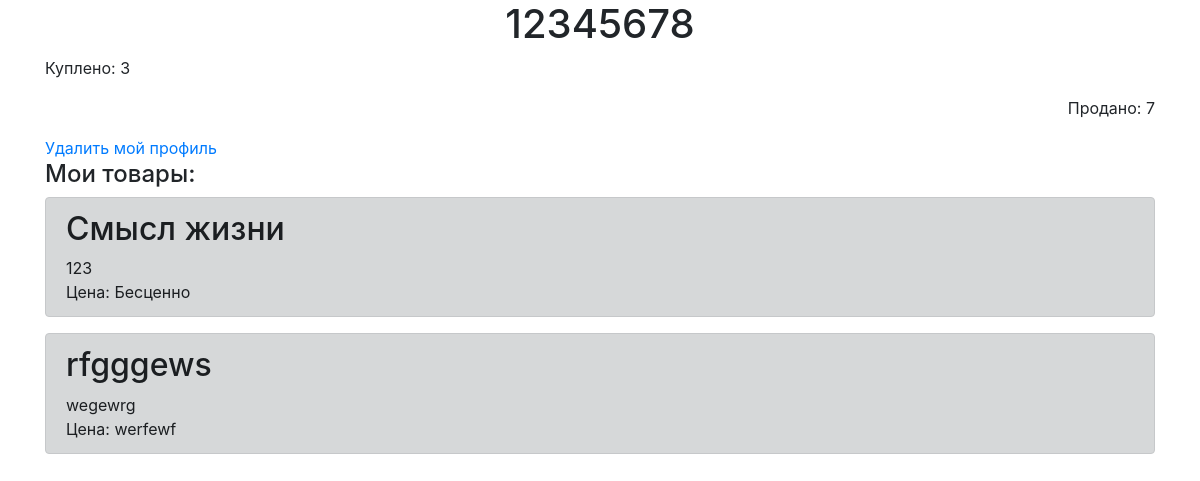
The page /my_page (signed in) on the database as committed earlier.
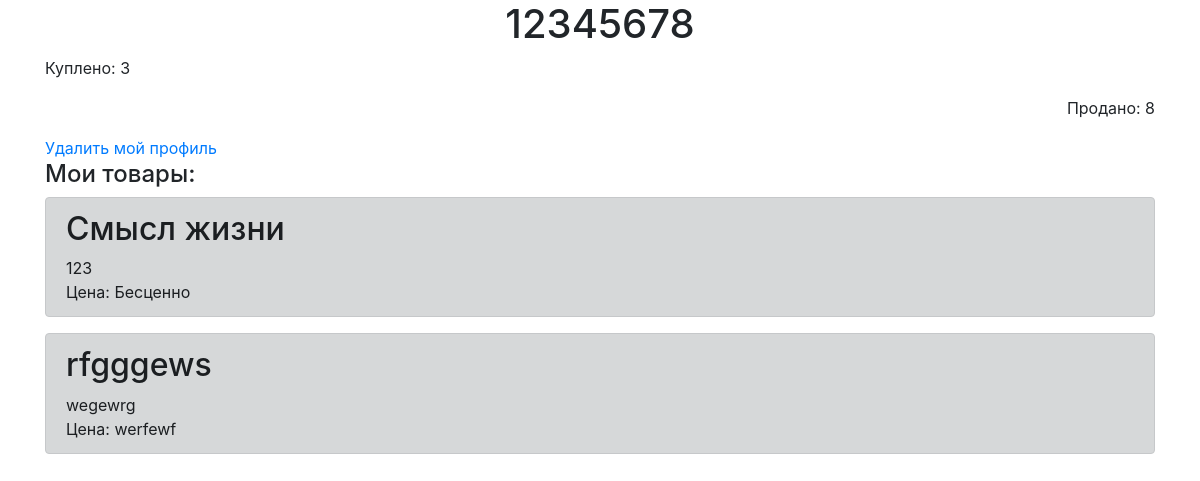
The same page on the database as committed later.
### tables this page shows
CREATE TABLE users 
                            (id INTEGER PRIMARY KEY AUTOINCREMENT, 
                             user_name VARCHAR(16),
                             password_hash VARCHAR(16),
                             status VARCHAR(10),
                             buy INTEGER,
                             sale INTEGER
                             );

### server.py (the view)
@app.route('/my_page', methods=['GET'])
def profile():
    user = UserModel(db.get_connection()).get(session['user_id'])
    my_products = ProductModel(db.get_connection()).get_all(session['user_id'])
    return render_template('my_page.html', user=user, products=my_products)

### User.py (called while the page is built)
    def get(self, user_id):
        cursor = self.connection.cursor()
        cursor.execute("SELECT * FROM users WHERE id = ?", (str(user_id)))
        row = cursor.fetchone()
        return row

### db_connect.py (called while the page is built)
    def get_connection(self):
        return self.conn

### products.py (called while the page is built)
    def get_all(self, user_id = None):
        cursor = self.connection.cursor()
        if user_id:
            cursor.execute("SELECT * FROM products WHERE user_id = ?",
                           (str(user_id)))
        else:
            cursor.execute("SELECT * FROM products")
        rows = cursor.fetchall()
        return rows

### templates/my_page.html (shortened to what this page needs)
{% extends "base.html" %}
{% block content %}
    <h1 align=center>{{user[1]}}</h1>
    <p align=left>Куплено: {{user[4]}}</p>
    <p align=right>Продано: {{user[5]}}</p>
    <a href="/delite_my_profile">Удалить мой профиль</a>
    <br>
    <h4>Мои товары:</h4>
    {% for item in products %}
	    <div class="alert alert-dark" role="alert">
	        <h2>{{item[1]}}</h2>
          <div>{{item[2]}}</div>
          <div>Цена: {{item[3]}}</div>
	    </div>
	{% endfor %}
{% endblock %}

Rows that differ between the two databases and show on the page:
changed users: sale "7" → "8"
